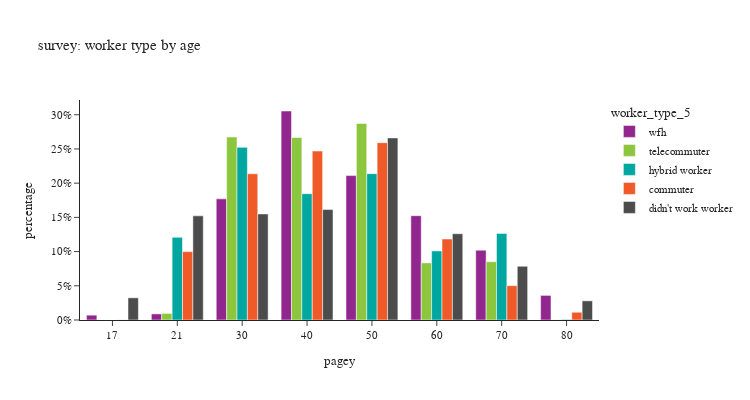

The notebook cell saved with this chart:
### Code cell
for sc in survey_person_day['source'].unique():

    df = survey_person_day[survey_person_day['source']==sc]

    df_worker_count = df[(df['worker_type_5'].isin(workers)) & (df['pagey']>0)].\
        groupby(['worker_type_5','pagey'])['pdexpfac'].agg(sample_count='size', pdexpfac='sum').reset_index()
    # df_worker_count['percent'] = df_worker_count['pdexpfac'] / sum(df_worker_count['pdexpfac'])
    df_worker_count['percentage'] = df_worker_count.groupby('worker_type_5', group_keys=False)['pdexpfac']. \
        apply(lambda x: x / float(x.sum()))
    df_worker_count['pagey'] = df_worker_count['pagey'].astype(str)

    fig = px.bar(df_worker_count,
                x="pagey", y="percentage", barmode="group",
                color='worker_type_5',
                category_orders={'worker_type_5': workers},
                hover_data=['pdexpfac','sample_count'],
                title=f"{sc}: worker type by age")
    fig.update_layout(height=400, width=750)
    fig.for_each_yaxis(lambda a: a.update(dict(tickformat=".0%")))
    fig.show()

### Figure 1 — Plotly figure (JSON) as saved in the notebook; plotly's stock layout.template omitted (floating-point values rounded to 4 significant figures)
{"data": [{"alignmentgroup": "True", "customdata": [[1497.0, 1.0], [1884.0, 17.0], [37520.0, 223.0], [64730.0, 223.0], [44730.0, 129.0], [32300.0, 112.0], [21610.0, 46.0], [7619.0, 16.0]], "hovertemplate": "worker_type_5=wfh<br>pagey=%{x}<br>percentage=%{y}<br>pdexpfac=%{customdata[0]}<br>sample_count=%{customdata[1]}<extra></extra>", "legendgroup": "wfh", "marker": {"color": "#91268F", "pattern": {"shape": ""}}, "name": "wfh", "offsetgroup": "wfh", "orientation": "v", "showlegend": true, "textposition": "auto", "type": "bar", "x": ["17", "21", "30", "40", "50", "60", "70", "80"], "xaxis": "x", "y": [0.007068, 0.008892, 0.1771, 0.3055, 0.2111, 0.1525, 0.102, 0.03596], "yaxis": "y"}, {"alignmentgroup": "True", "customdata": [[1529.0, 22.0], [42510.0, 203.0], [42380.0, 169.0], [45640.0, 100.0], [13270.0, 63.0], [13540.0, 19.0], [31.83, 1.0]], "hovertemplate": "worker_type_5=telecommuter<br>pagey=%{x}<br>percentage=%{y}<br>pdexpfac=%{customdata[0]}<br>sample_count=%{customdata[1]}<extra></extra>", "legendgroup": "telecommuter", "marker": {"color": "#8CC63E", "pattern": {"shape": ""}}, "name": "telecommuter", "offsetgroup": "telecommuter", "orientation": "v", "showlegend": true, "textposition": "auto", "type": "bar", "x": ["21", "30", "40", "50", "60", "70", "80"], "xaxis": "x", "y": [0.009624, 0.2675, 0.2667, 0.2872, 0.08348, 0.08524, 0.0002003], "yaxis": "y"}, {"alignmentgroup": "True", "customdata": [[22910.0, 24.0], [47810.0, 143.0], [34970.0, 100.0], [40530.0, 79.0], [19130.0, 58.0], [23970.0, 20.0], [150.5, 2.0]], "hovertemplate": "worker_type_5=hybrid worker<br>pagey=%{x}<br>percentage=%{y}<br>pdexpfac=%{customdata[0]}<br>sample_count=%{customdata[1]}<extra></extra>", "legendgroup": "hybrid worker", "marker": {"color": "#00A7A0", "pattern": {"shape": ""}}, "name": "hybrid worker", "offsetgroup": "hybrid worker", "orientation": "v", "showlegend": true, "textposition": "auto", "type": "bar", "x": ["21", "30", "40", "50", "60", "70", "80"], "xaxis": "x", "y": [0.1209, 0.2523, 0.1846, 0.2139, 0.101, 0.1265, 0.0007942], "yaxis": "y"}, {"alignmentgroup": "True", "customdata": [[117.5, 1.0], [73950.0, 97.0], [158100.0, 439.0], [182700.0, 299.0], [191800.0, 237.0], [87600.0, 186.0], [37120.0, 51.0], [8406.0, 8.0]], "hovertemplate": "worker_type_5=commuter<br>pagey=%{x}<br>percentage=%{y}<br>pdexpfac=%{customdata[0]}<br>sample_count=%{customdata[1]}<extra></extra>", "legendgroup": "commuter", "marker": {"color": "#F05A28", "pattern": {"shape": ""}}, "name": "commuter", "offsetgroup": "commuter", "orientation": "v", "showlegend": true, "textposition": "auto", "type": "bar", "x": ["17", "21", "30", "40", "50", "60", "70", "80"], "xaxis": "x", "y": [0.0001588, 0.09996, 0.2138, 0.2469, 0.2592, 0.1184, 0.05018, 0.01136], "yaxis": "y"}, {"alignmentgroup": "True", "customdata": [[9526.0, 16.0], [44710.0, 59.0], [45520.0, 128.0], [47400.0, 97.0], [78150.0, 75.0], [37030.0, 63.0], [23070.0, 27.0], [8223.0, 11.0]], "hovertemplate": "worker_type_5=didn't work worker<br>pagey=%{x}<br>percentage=%{y}<br>pdexpfac=%{customdata[0]}<br>sample_count=%{customdata[1]}<extra></extra>", "legendgroup": "didn't work worker", "marker": {"color": "#4C4C4C", "pattern": {"shape": ""}}, "name": "didn't work worker", "offsetgroup": "didn't work worker", "orientation": "v", "showlegend": true, "textposition": "auto", "type": "bar", "x": ["17", "21", "30", "40", "50", "60", "70", "80"], "xaxis": "x", "y": [0.03244, 0.1523, 0.155, 0.1614, 0.2662, 0.1261, 0.07856, 0.02801], "yaxis": "y"}], "layout": {"barmode": "group", "height": 400, "legend": {"title": {"text": "worker_type_5"}, "tracegroupgap": 0}, "title": {"text": "survey: worker type by age"}, "width": 750, "xaxis": {"anchor": "y", "domain": [0.0, 1.0], "title": {"text": "pagey"}}, "yaxis": {"anchor": "x", "domain": [0.0, 1.0], "tickformat": ".0%", "title": {"text": "percentage"}}}}
